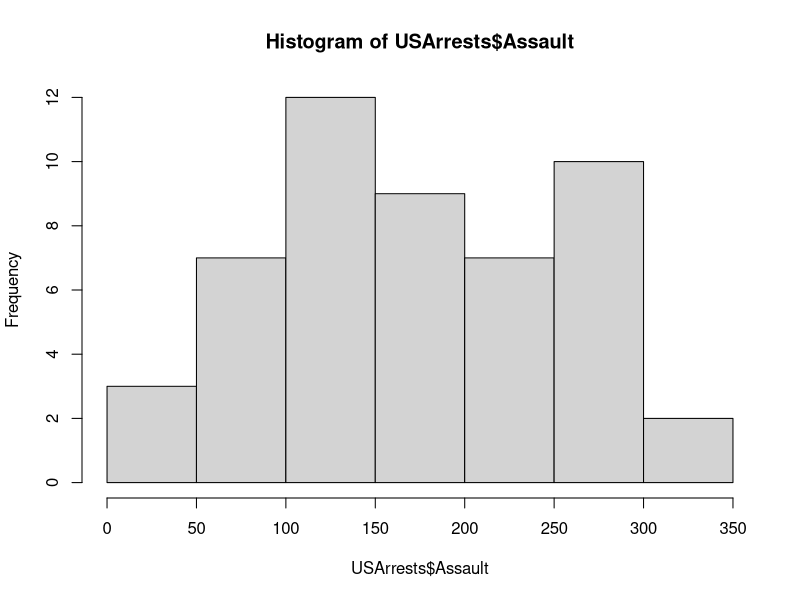
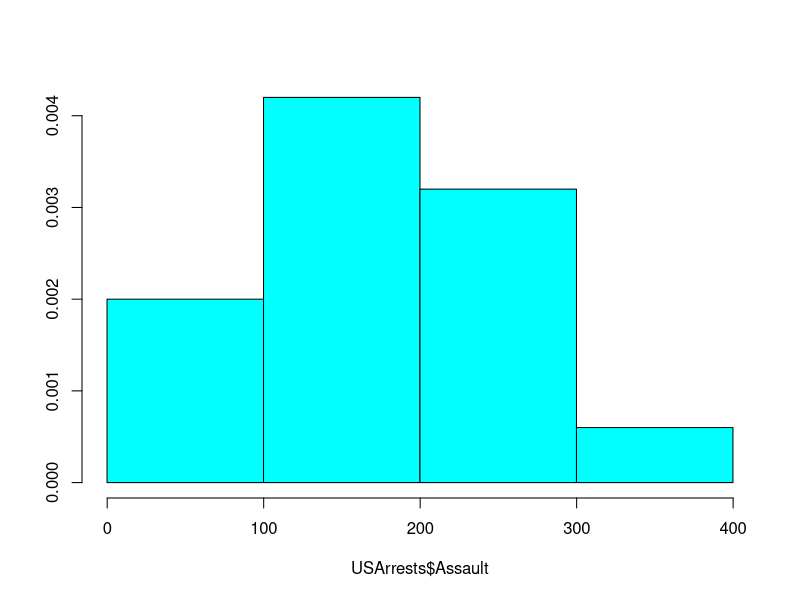
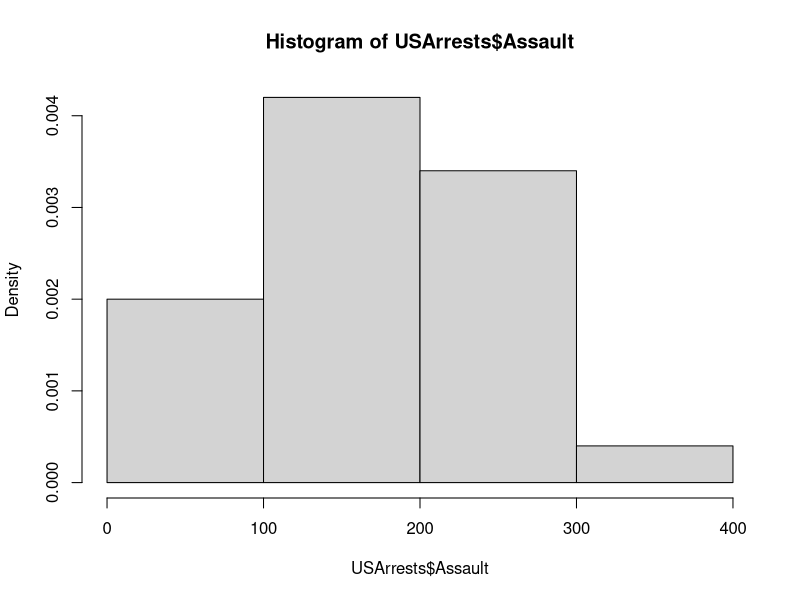
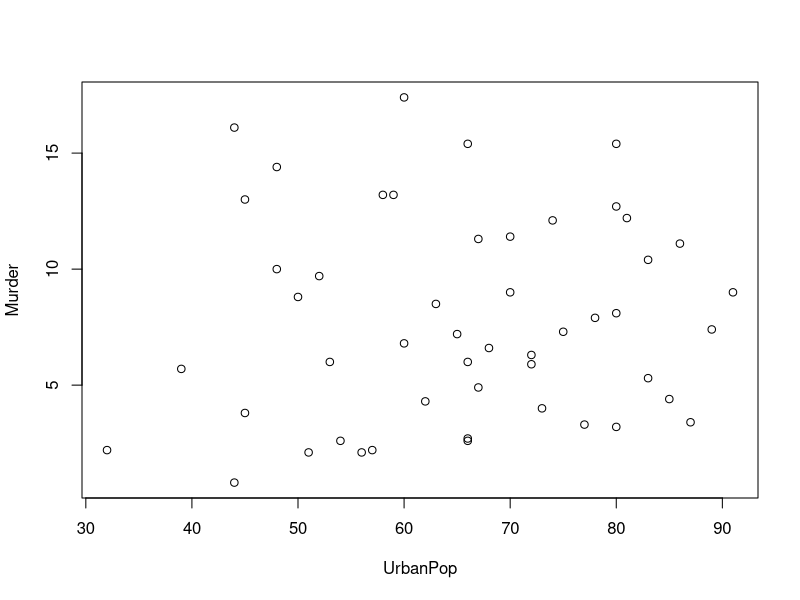
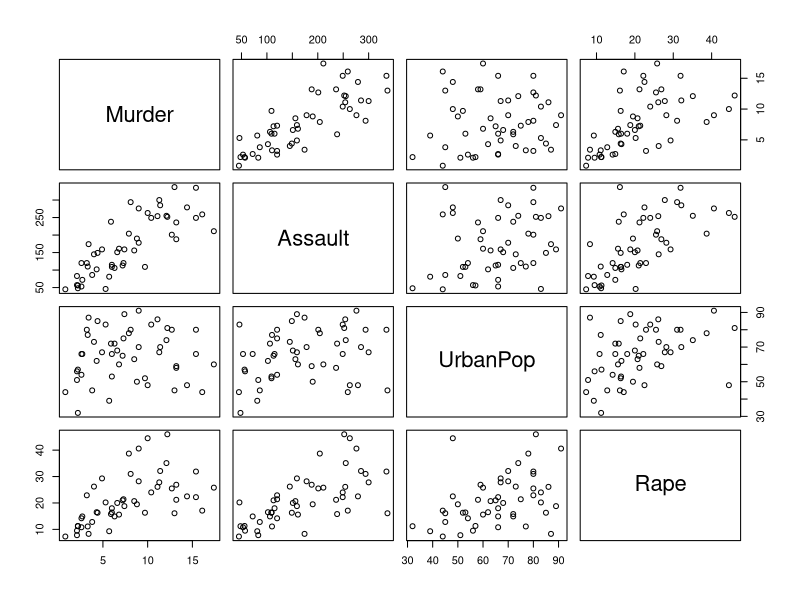

Here is the R script that generated these plots, in order:
head(USArrests)
class(USArrests)    # data frame

# the number of observations (rows)
NROW(USArrests)
NCOL(USArrests)

# dimension 
dim(USArrests)


# names of variables (columns)
names(USArrests)
# names of index column 
rownames(USArrests)

# structure of the data 
str(USArrests)

# convert data frame to matrix (because the data are all numbers)
arrests = as.matrix(USArrests)
str(arrests)

# missing values 
any(is.na(USArrests))
is.na(USArrests)

# Compute summary statistics
summary(USArrests)

# Extract data from a data frame
USArrests["California", "Murder"]  # lay mot o (cell) cua data frame 
USArrests["California", ]          # lay mot quan sat 

# Extract a variable using $
USArrests$Assault

# Histograms
hist(USArrests$Assault)

library(MASS)
truehist(USArrests$Assault)
hist(USArrests$Assault, prob = TRUE, breaks = "scott")


attach(USArrests)
murder.pct = 100 * Murder / (Murder + Assault + Rape)
head(murder.pct)
head(murder.pct, 3)
detach(USArrests)


attach(USArrests)
plot(UrbanPop, Murder)
pairs(USArrests)        # scatter plot for ech pair of variables 
cor(UrbanPop, Murder)   # covariance matrix 
cor(USArrests)














